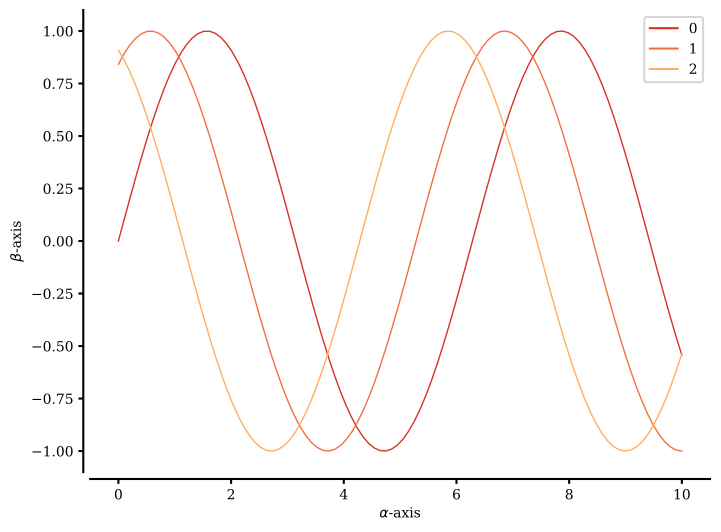

The script that saved this image:
#!/usr/bin/env python3
# -*- coding: utf-8 -*-
"""
Created on Tue May  5 16:01:32 2026

@author: ibu
"""
from pathlib import Path

from politxe import politxe

import matplotlib
import matplotlib.pyplot as plt
import numpy as np
from cycler import cycler


paper_export = False

if paper_export:
    matplotlib.use("pgf")
    matplotlib.rcParams.update(
        {
            "pgf.texsystem": "pdflatex",
            "font.family": "serif",
            "text.usetex": True,
            "pgf.rcfonts": False,
        }
    )
else:
    matplotlib.rcParams.update(matplotlib.rcParamsDefault)


#%% fig 1
textwidth = 3.31314
aspect_ratio = 6/8
scale = 1.0
width = textwidth * scale
height = width * aspect_ratio
fig, ax = plt.subplots(figsize=(8, 6), dpi=300)

color_scale = [
    '#d73027', '#f46d43', '#fdae61', '#fee090', '#ffffbf',
    '#e0f3f8', '#abd9e9', '#74add1', '#4575b4'
]


ax.set_prop_cycle(cycler(color=color_scale))
x = np.linspace(0, 10, 100)

for phi in range(3):
    ax.plot(x, np.sin(x + phi), label=phi)


ax.set_xlabel(r"$\alpha$-axis")
ax.set_ylabel(r"$\beta$-axis")
ax.legend()

politxe(
    ax,
    font_family="serif",
    font_size=10,
    label_size=10,
    title_size=10,
    legend_size=10,
    line_width=1.0,
    marker_size=5,
)


output_path = Path(__file__).with_suffix(".pdf")
plt.savefig(output_path, dpi=300, bbox_inches="tight")

#%% fig 2

fig, ax = plt.subplots(figsize=(width, height), dpi=300)

color_scale = ['#4477AA', '#EE6677', '#228833', '#CCBB44', 
               '#66CCEE', '#AA3377', '#BBBBBB']
ax.set_prop_cycle(cycler(color=color_scale))
x = np.linspace(-10, 10, 100)

for phi in range(8):
    ax.plot(x, phi*x**3-3*x+2, label=phi)

ax.set_yscale('log')

ax.set_xlabel(r"$\alpha$-axis")
ax.set_ylabel(r"$\beta$-axis")
#ax.legend()
politxe(
    ax,
    font_family="serif")
output_path = 'politxe_example_2.pdf'
plt.savefig(output_path, dpi=300, bbox_inches="tight")
